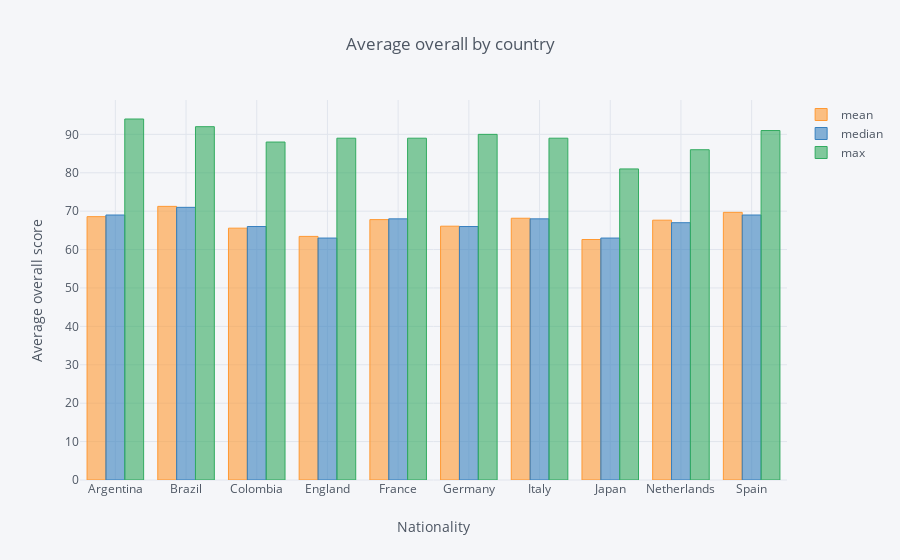

The notebook cell this image was saved under:
### Code cell
df_overall_by_countries_2.iplot(kind='bar', xTitle='Nationality', yTitle='Average overall score',
                               title='Average overall by country')

### Figure 1 — Plotly figure (JSON) as saved in the notebook; plotly's stock layout.template omitted (floating-point values rounded to 4 significant figures)
{"data": [{"marker": {"color": "rgba(255, 153, 51, 0.6)", "line": {"color": "rgba(255, 153, 51, 1.0)", "width": 1}}, "name": "mean", "orientation": "v", "text": "", "type": "bar", "uid": "51996dad-84c7-434a-9805-c87f76a86df2", "x": ["Argentina", "Brazil", "Colombia", "England", "France", "Germany", "Italy", "Japan", "Netherlands", "Spain"], "y": [68.57, 71.25, 65.58, 63.43, 67.8, 66.09, 68.16, 62.62, 67.65, 69.7]}, {"marker": {"color": "rgba(55, 128, 191, 0.6)", "line": {"color": "rgba(55, 128, 191, 1.0)", "width": 1}}, "name": "median", "orientation": "v", "text": "", "type": "bar", "uid": "3b24bd89-d566-453b-9721-b79611139341", "x": ["Argentina", "Brazil", "Colombia", "England", "France", "Germany", "Italy", "Japan", "Netherlands", "Spain"], "y": [69, 71, 66, 63, 68, 66, 68, 63, 67, 69]}, {"marker": {"color": "rgba(50, 171, 96, 0.6)", "line": {"color": "rgba(50, 171, 96, 1.0)", "width": 1}}, "name": "max", "orientation": "v", "text": "", "type": "bar", "uid": "6dfffa9c-c514-4ded-9d85-c1019c7c2e39", "x": ["Argentina", "Brazil", "Colombia", "England", "France", "Germany", "Italy", "Japan", "Netherlands", "Spain"], "y": [94, 92, 88, 89, 89, 90, 89, 81, 86, 91]}], "layout": {"legend": {"bgcolor": "#F5F6F9", "font": {"color": "#4D5663"}}, "paper_bgcolor": "#F5F6F9", "plot_bgcolor": "#F5F6F9", "title": {"font": {"color": "#4D5663"}, "text": "Average overall by country"}, "xaxis": {"gridcolor": "#E1E5ED", "showgrid": true, "tickfont": {"color": "#4D5663"}, "title": {"font": {"color": "#4D5663"}, "text": "Nationality"}, "zerolinecolor": "#E1E5ED"}, "yaxis": {"gridcolor": "#E1E5ED", "showgrid": true, "tickfont": {"color": "#4D5663"}, "title": {"font": {"color": "#4D5663"}, "text": "Average overall score"}, "zerolinecolor": "#E1E5ED"}}}
